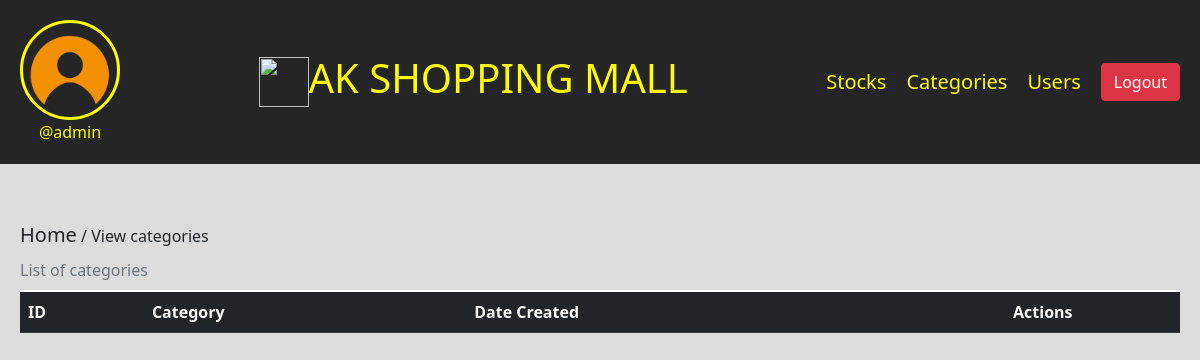
Before: /view-category (signed in) with the older database file.
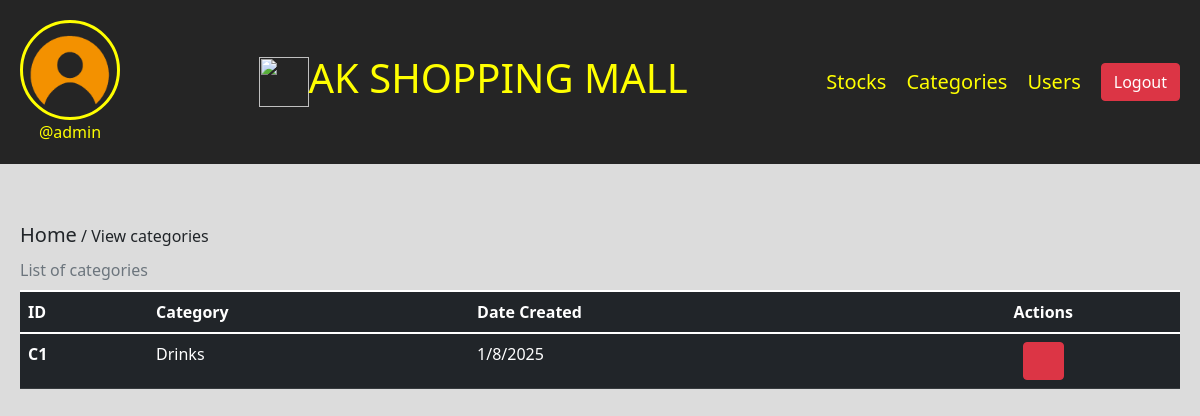
After: the same page with the newer database file.
### ims/models.py (models this page shows, shortened)
class Category(models.Model):
    category = models.CharField(max_length=100, blank=True)
    date = models.CharField(max_length=100, blank=True)

### ims/views.py (the view)
# urls.py: path('view-category', views.view_category, name='view-category'),
@login_required(login_url='login')
def view_category(request):
    user = Profile.objects.get(user=request.user)
    category = Category.objects.all()
    return render(request, 'view-category.html', {'user':user, 'category':category})

### templates/view-category.html (shortened to what this page needs)
{% load static %}
<!DOCTYPE html>
<html lang="en">
<head>
    <link rel="stylesheet" href="../static/bootstrap/css/bootstrap.min.css">
    <link rel="stylesheet" href="../static/lineawesome/css/line-awesome.min.css">
</head>
<body>
    <div class="nav">
        <div class="header-section">
            <div class="img">
                <img src="{{user.profileimg.url}}" alt="" height="100" width="100" type="button" data-bs-toggle="offcanvas" data-bs-target="#offcanvasScrolling" aria-controls="offcanvasScrolling">
                <br>
                <span>@{{user.user.username}}</span>
            </div>
            <div class="title">
                <img src="{% static 'img/ak-logo.jpg' %}" height="50" width="50">
                <h2>AK SHOPPING MALL</h2>
            </div>
            <div class="tabs">
                <a href="/view-stock">Stocks</a>
                <a href="/view-category">Categories</a>
                <a href="/view-user">Users</a>
                <a href="/logout" class="btn btn-danger">Logout</a>
            </div>
        </div>
    </div>
    <div class="body-section">
        <span><a href="/" class="text-dark">Home</a> / View categories</span>
        <table class="table caption-top table-dark">
            <caption>List of categories</caption>
            <thead>
              <tr>
                <th scope="col">ID</th>
                <th scope="col">Category</th>
                <th scope="col">Date Created</th>
                <th scope="col" class="text-center">Actions</th>
              </tr>
            </thead>
            <tbody>
            {% for c in category %}
              <tr>
                <th scope="row">C{{c.id}}</th>
                <td>{{c.category}}</td>
                <td>{{c.date}}</td>
                <td class="text-center">
                    <a href="/category-request-for-delete/{{c.id}}" class="btn btn-danger"><i class="la la-trash"></i></a>
                </td>
              </tr>
              {% endfor %}
            </tbody>
          </table>
    </div>
</body>
</html>

Changed rows visible on the page:
added Category: id "1", category "Drinks", date "1/8/2025"
